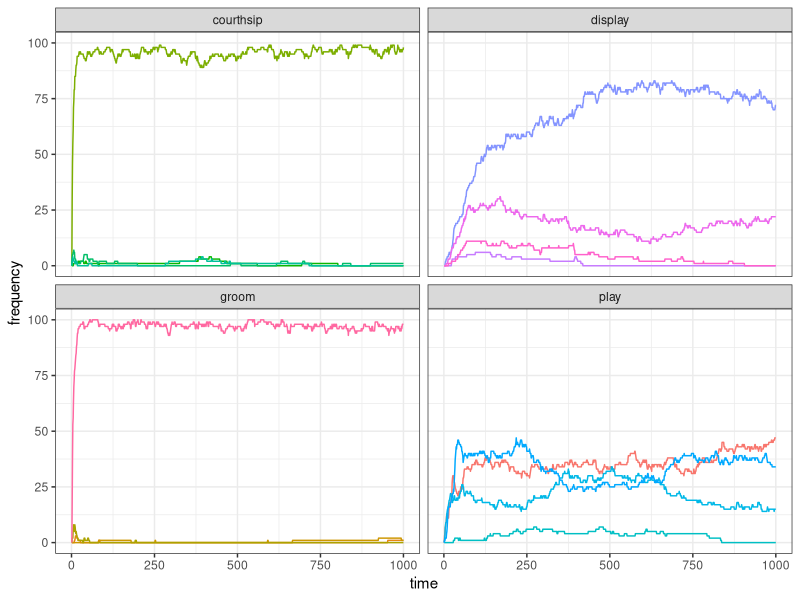
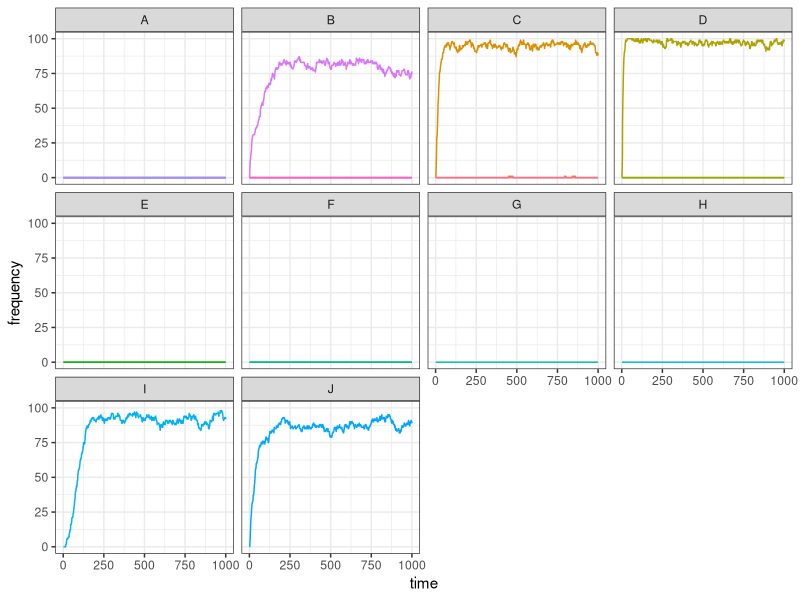

Recreate these plots in R, in order.
library(tidyverse)

#
# set_oranzees_environment()
# function commons to all the tests
#

set_oranzees_environment <- function() {
  list_pop <- c("Uossob", "Iat Forest", "Ebmog", "Elaham", "Elabik", "Ognodub")
  output <- tibble(
    population = rep(list_pop, each = 38),
    behaviour = as.factor(rep(1:38, 6)),
    type = rep(c(rep("social", 16), rep("food-related", 22)), 6),
    category = rep(c(
      rep("play", 4), rep("display", 4), rep("groom", 4), rep("courthsip", 4),
      "A", "A", "A", "A", "B", "B", "B", "B", "C", "C", "C", "D", "D", "D", "E", "E", "F", "F", "G", "H", "I", "J"
    ), 6),
    nutrient = rep(c(rep(NA, 16), "Y", "Y", "Y", "Y", "Z", "Z", "Z", "Z", "Y", "Y", "Y", "Z", "Z", "Z", "Y", "Y", "Z", "Z", "Y", "Z", "Y", "Z"), 6),
    p_g = rep(NA, 38 * 6),
    p_e = rep(NA, 38 * 6)
  )

  env_or_x <- c(220, 230, 700, 705, 710, 750)
  env_or_y <- c(660, 610, 450, 430, 510, 550)

  # genetic predispositions:
  x_g <- sample(1:1000, 38)
  y_g <- sample(1:1000, 38)

  # ecological availability:
  x_e <- sample(1:1000, 38)
  y_e <- sample(1:1000, 38)

  for (i in 1:6) {
    for (behav in 1:38) {
      output[output$population == list_pop[i] & output$behaviour == behav, ]$p_g <- 1 - sqrt((x_g[behav] - env_or_x[i])^2 + (y_g[behav] - env_or_y[i])^2) / 1000

      if (behav > 16) { # only for food-related behaviours:
        output[output$population == list_pop[i] & output$behaviour == behav, ]$p_e <- 1 - sqrt((x_e[behav] - env_or_x[i])^2 + (y_e[behav] - env_or_y[i])^2) / 500
      }
    }
  }

  # replace negative values with 0s:
  if (dim(output[output$p_g < 0, ])[1] > 0) {
    output[output$p_g < 0, ]$p_g <- 0
  }
  if (dim(output[output$p_e < 0 & !is.na(output$p_e), ])[1] > 0) {
    output[output$p_e < 0 & !is.na(output$p_e), ]$p_e <- 0
  }

  # return the tibble:
  output
}

### NEW SUB-FUNCTIONS:

add_social_behaviour <- function(oranzee, b){
  if (b <= 4) {
    oranzee[1:4] <- 0
    oranzee[b] <- 1
  } else if (b > 4 & b <= 8) {
    oranzee[5:8] <- 0
    oranzee[b] <- 1
  } else if (b > 8 & b <= 12) {
    oranzee[9:12] <- 0
    oranzee[b] <- 1
  } else {
    oranzee[13:16] <- 0
    oranzee[b] <- 1
  }
  oranzee
}

add_food_behaviour <- function(oranzee, b){
  if (b <= 20) {
    oranzee[17:20] <- 0
    oranzee[b] <- 1
  } else if (b > 20 & b <= 24) {
    oranzee[21:24] <- 0
    oranzee[b] <- 1
  } else if (b > 24 & b <= 27) {
    oranzee[25:27] <- 0
    oranzee[innovation_i] <- 1
  } else if (b > 27 & b <= 30) {
    oranzee[28:30] <- 0
    oranzee[b] <- 1
  } else if (b > 30 & b <= 32) {
    oranzee[31:32] <- 0
    oranzee[b] <- 1
  } else if (b > 32 & b <= 34) {
    oranzee[33:34] <- 0
    oranzee[b] <- 1
  } else {
    oranzee[b] <- 1
  }
  oranzee
}

#############################################################################
#
# TEST FOR ONE RUN (only social behaviours)
#

test_oranzees1 <- function(t_max) {

  N <- 100

  pop <- matrix(c(rep(0, 38 * N), sample(1:300, N, replace = TRUE)), nrow = N, byrow = FALSE)

  output <- matrix(nrow = t_max, ncol = 16)

  for (t in 1:t_max) {
    output[t, ] <- colSums(pop[, 1:16])
    # demographic bit:
    pop[, 39] <- pop[, 39] + 1
    pop[pop[, 39] >= 720, ] <- 0
    old <- which(pop[, 39] > 300)
    dead <- sample(c(TRUE, FALSE), length(old), prob = c(.01, .99), replace = TRUE)
    pop[old[dead], ] <- 0
    # innovation bit:
    for (i in 1:N) {
      state <- ((sum(pop[i, 1:4]) >= 1) + (sum(pop[i, 5:8]) >= 1) + (sum(pop[i, 9:12]) >= 1) + (sum(pop[i, 13:16]) >= 1)) / 4
      p_state <- rnorm(1, mean = 1 - state, sd = 0.05)
      if (runif(1) < p_state) {
        p_peering <- rnorm(16, mean = colSums(pop[, 1:16]), sd = 1)
        p_peering[p_peering < 0] <- 0
        innovation_i <- sample(1:16, 1, prob = p_peering)
        if (runif(1) < test_environment$p_g[innovation_i]) {
          if (innovation_i <= 4) {
            pop[i, 1:4] <- 0
            pop[i, innovation_i] <- 1
          } else if (innovation_i > 4 & innovation_i <= 8) {
            pop[i, 5:8] <- 0
            pop[i, innovation_i] <- 1
          } else if (innovation_i > 8 & innovation_i <= 12) {
            pop[i, 9:12] <- 0
            pop[i, innovation_i] <- 1
          } else {
            pop[i, 13:16] <- 0
            pop[i, innovation_i] <- 1
          }
        }
      }
    }
  }
  output
}

## OPTIMISED:
test_oranzees1_better <- function(t_max) {
  N <- 100
  
  pop <- matrix(c(rep(0, 38 * N), sample(1:300, N, replace = TRUE)), nrow = N, byrow = FALSE)
  
  output <- matrix(nrow = t_max, ncol = 16)
  
  for (t in 1:t_max) {
    output[t, ] <- colSums(pop[, 1:16])
    # demographic bit:
    pop[, 39] <- pop[, 39] + 1
    pop[pop[, 39] >= 720, ] <- 0
    old <- which(pop[, 39] > 300)
    dead <- sample(c(TRUE, FALSE), length(old), prob = c(.01, .99), replace = TRUE)
    pop[old[dead], ] <- 0
    # innovation bit:
    state <- ((rowSums(pop[, 1:4]) >= 1) + (rowSums(pop[, 5:8]) >= 1) + (rowSums(pop[, 9:12]) >= 1) + (rowSums(pop[, 13:16]) >= 1)) / 4
    p_state <- runif(N) < rnorm(N, mean = 1 - state, sd = 0.05)
    p_peering <- rnorm(16, mean = colSums(pop[, 1:16]), sd = 1)
    p_peering[p_peering < 0] <- 0
    innovation_i <- sample(1:16, N, prob = p_peering, replace = TRUE)
    p_innovate <- runif(N) < test_environment$p_g[innovation_i]  * p_state
    for(i in 1:N){
      if(p_innovate[i]){
        pop[i,] <- add_social_behaviour(pop[i,], innovation_i[i])
      }
    }  
  }
  output
}

oranzees_environment <- set_oranzees_environment()
test_environment <- oranzees_environment %>%
  filter(population == "Uossob")

t_max <- 1000

my_test <- test_oranzees1(t_max)

# PLOT

my_test <- gather(as_tibble(my_test), 1:16, key = "behaviour", value = "frequency")
data_to_plot <- tibble(
  behaviour = my_test$behaviour,
  frequency = my_test$frequency,
  time = rep(1:t_max, 16),
  category = c(rep("play", t_max * 4), rep("display", t_max * 4), rep("groom", t_max * 4), rep("courthsip", t_max * 4))
)

ggplot(data = data_to_plot) +
  geom_line(aes(x = time, y = frequency, color = behaviour)) +
  facet_wrap(~category) +
  theme_bw() +
  theme(legend.position = "none")


#############################################################################
#
# TEST FOR ONE RUN (only food behaviours)
#

test_oranzees3 <- function(t_max) {
  
  N <- 100
  
  pop <- matrix(c(rep(0, 38 * N), sample(1:300, N, replace = TRUE)), nrow = N, byrow = FALSE)
  
  output <- matrix(nrow = t_max, ncol = 22)
  
  for (t in 1:t_max) {
    output[t, ] <- colSums(pop[, 17:38])
    # demographic bit:
    pop[, 39] <- pop[, 39] + 1
    pop[pop[, 39] >= 720, ] <- 0
    old <- which(pop[, 39] > 300)
    dead <- sample(c(TRUE, FALSE), length(old), prob = c(.01, .99), replace = TRUE)
    pop[old[dead], ] <- 0
    # innovation bit:
    for (i in 1:N) {
      nut_y <- (sum(pop[i, 17:20])) + (sum(pop[i, 25:27])) + (sum(pop[i, 31:32])) + pop[i, 35] + pop[i, 37]
      nut_z <- (sum(pop[i, 21:24])) + (sum(pop[i, 28:30])) + (sum(pop[i, 33:34])) + pop[i, 36] + pop[i, 38]
      state <- (nut_y + nut_z - abs(nut_y - nut_z)) / 10 
      p_state <- rnorm(1, mean = 1 - state, sd = .05)
      if (runif(1) < p_state) {
        p_peering <- rnorm(22, mean = colSums(pop[, 17:38]), sd = 1)
        p_peering[p_peering < 0] <- 0
        innovation_i <- sample(17:38, 1, prob = p_peering)
        if (runif(1) < (test_environment$p_g[innovation_i] * test_environment$p_e[innovation_i])) {
          if (innovation_i <= 20) {
            pop[i, 17:20] <- 0
            pop[i, innovation_i] <- 1
          } else if (innovation_i > 20 & innovation_i <= 24) {
            pop[i, 21:24] <- 0
            pop[i, innovation_i] <- 1
          } else if (innovation_i > 24 & innovation_i <= 27) {
            pop[i, 25:27] <- 0
            pop[i, innovation_i] <- 1
          } else if (innovation_i > 27 & innovation_i <= 30) {
            pop[i, 28:30] <- 0
            pop[i, innovation_i] <- 1
          } else if (innovation_i > 30 & innovation_i <= 32) {
            pop[i, 31:32] <- 0
            pop[i, innovation_i] <- 1
          } else if (innovation_i > 32 & innovation_i <= 34) {
            pop[i, 33:34] <- 0
            pop[i, innovation_i] <- 1
          } else {
            pop[i, innovation_i] <- 1
          }
        }
      }
    }
  }
  output
}

## OPTIMISED:

test_oranzees3_better <- function(t_max) {
  N <- 100
  pop <- matrix(c(rep(0, 38 * N), sample(1:300, N, replace = TRUE)), nrow = N, byrow = FALSE)
  output <- matrix(nrow = t_max, ncol = 22)
  
  for (t in 1:t_max) {
    output[t, ] <- colSums(pop[, 17:38])
    # demographic bit:
    pop[, 39] <- pop[, 39] + 1
    pop[pop[, 39] >= 720, ] <- 0
    old <- which(pop[, 39] > 300)
    dead <- sample(c(TRUE, FALSE), length(old), prob = c(.01, .99), replace = TRUE)
    pop[old[dead], ] <- 0
    # innovation bit:
    nut_y <- (rowSums(pop[, 17:20])>=1) + (rowSums(pop[, 25:27])>=1) + (rowSums(pop[, 31:32])>=1) + pop[, 35] + pop[, 37]
    nut_z <- (rowSums(pop[, 21:24])>=1) + (rowSums(pop[, 28:30])>=1) + (rowSums(pop[, 33:34])>=1) + pop[, 36] + pop[, 38]
    state <- (nut_y + nut_z - abs(nut_y - nut_z)) / 10 
    p_state <- runif(N) < rnorm(N, mean = 1 - state, sd = 0.05)
    p_peering <- rnorm(22, mean = colSums(pop[, 17:38]), sd = 1)
    p_peering[p_peering < 0] <- 0
    innovation_i <- sample(17:38, N, prob = p_peering, replace = TRUE)
    p_innovate <- runif(N) < test_environment$p_g[innovation_i] * test_environment$p_e[innovation_i] * p_state
    for(i in 1:N){
      if(p_innovate[i]){
        pop[i,] <- add_food_behaviour(pop[i,], innovation_i[i])
      }
    }
  }
  output
}

oranzees_environment <- set_oranzees_environment()
test_environment <- oranzees_environment %>%
  filter(population == "Uossob")

t_max <- 1000
my_test <- test_oranzees3(t_max)

# PLOT

my_test <- gather(as_tibble(my_test), 1:22, key = "behaviour", value = "frequency")
data_to_plot <- tibble(
  behaviour = my_test$behaviour,
  frequency = my_test$frequency,
  time = rep(1:t_max, 22),
  category = as_factor(c(
    rep("A", t_max * 4), rep("B", t_max * 4), rep("C", t_max * 3), rep("D", t_max * 3),
    rep("E", t_max * 2), rep("F", t_max * 2), rep("G", t_max), rep("H", t_max),
    rep("I", t_max), rep("J", t_max)
  ))
)

ggplot(data = data_to_plot) +
  geom_line(aes(x = time, y = frequency, color = behaviour)) +
  facet_wrap(~category) +
  theme_bw() +
  theme(legend.position = "none")

